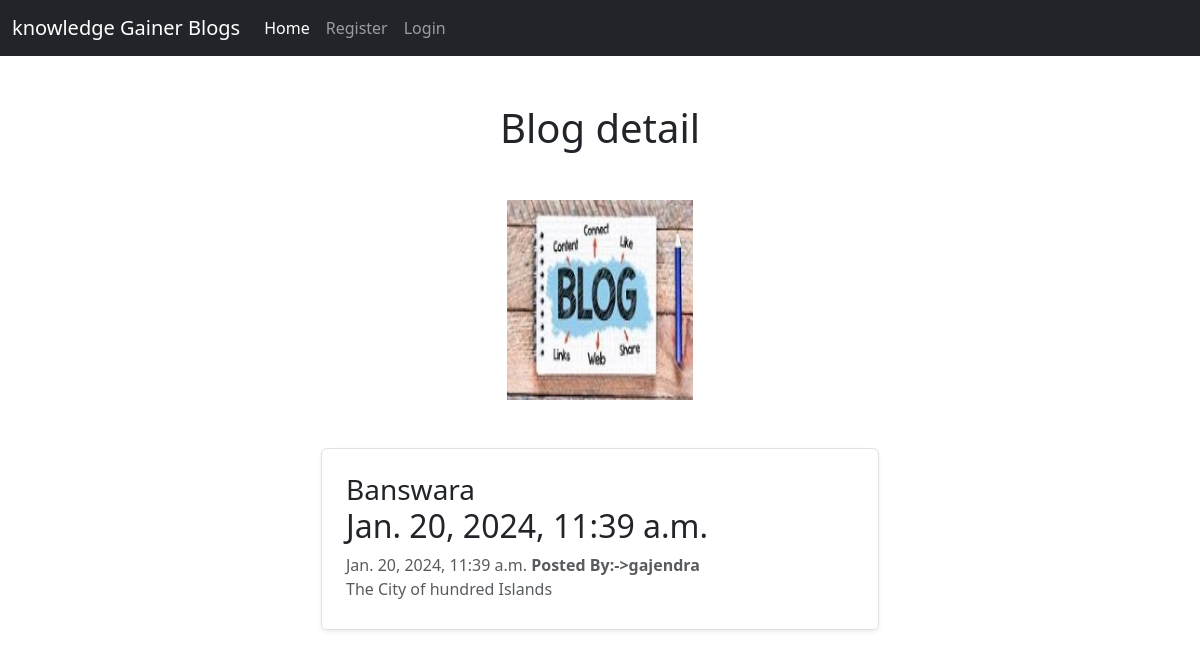
Screenshot of /blog_detail/3 with the database file from the repository.
### myapp/models.py (models this page shows, shortened)
class Blog(models.Model):
    user_id = models.ForeignKey(User,on_delete=models.CASCADE)
    title = models.CharField(max_length=150)
    desc = models.TextField(null=False)
    date = models.DateTimeField(default=datetime.now,null=True)

### myapp/views.py (the view)
# urls.py: path('blog_detail/<int:id>',views.blog_detail,name='blog_detail'),
def blog_detail(request,id):
  blog = Blog.objects.get(id=id)
  context = {
    'blog' : blog
  }
  return render(request,'blog_detail.html',context)

### templates/blog_detail.html (shortened to what this page needs)
<!DOCTYPE html>
<html lang="en">
    {% load static %}
<head>
    <link href="https://cdn.jsdelivr.net/npm/bootstrap@5.3.2/dist/css/bootstrap.min.css" rel="stylesheet">
</head>
<body>
    <nav class="navbar navbar-expand-lg navbar-dark bg-dark text-white">
        <div class="container-fluid">
          <a class="navbar-brand" href="#">knowledge Gainer Blogs</a>
          <div class="collapse navbar-collapse" id="navbarSupportedContent">
            <ul class="navbar-nav me-auto mb-2 mb-lg-0">
              <li class="nav-item">
                <a class="nav-link active" aria-current="page" href="/">Home</a>
              </li>
              {% if user.is_authenticated %}
              <li class="nav-item">
                <a class="nav-link" href="/"> {{ request.user }}</a>
              </li>
              <li class="nav-item">
                <a class="nav-link" href="/post_blog">Post blog</a>
              </li>
              <li class="nav-item">
                <a class="nav-link" href="/logout">Logout</a>
              </li>
              {% if user.id == blog.user_id_id %}
              <li class="nav-item">
                <a class="btn btn-primary mx-3" href="/edit/{{blog.id}}">Edit</a>
              </li>
              <li class="nav-item">
                <a class="btn btn-danger" href="/delete/{{blog.id}}">Delete</a>
              </li>
              {% endif %}
              {% else %}
              <li class="nav-item">
                <a class="nav-link" href="/register">Register</a>
              </li>
              <li class="nav-item">
                <a class="nav-link" href="/login">Login</a>
              </li>
              {% endif %}
            </ul>
          </div>
        </div>
      </nav>
    <h1 class="text-center my-5">Blog detail</h1>
<div class="container">
    <div class="col-md-4 offset-5 my-5">
        <img src="{% static 'img/blog.jpg' %}" alt="blog" style='width: 50%; height: 200px;'>
       </div>
    <div class="col-md-6 offset-3">
        <div class="row g-0 border rounded overflow-hidden flex-md-row mb-4 shadow-sm h-md-250 position-relative">
            <div class="col p-4 d-flex flex-column position-static">
            <h3 class="mb-0">{{blog.title}}</h3>
            <h2>{{blog.date}}</h2>
            <div class="mb-1 text-body-secondary">{{blog.date}}
                <b>Posted By:->{{blog.user_id.username }} </b>
                <p class="card-text mb-auto">{{blog.desc}}</p>
            </div>
        </div>
        </div>
    </div>
    </div>
</body>
</html>

### rows the page displays
Blog: title "Banswara", date "Jan. 20, 2024, 11:39 a.m.", user_id.username "gajendra", desc "The City of hundred Islands"
